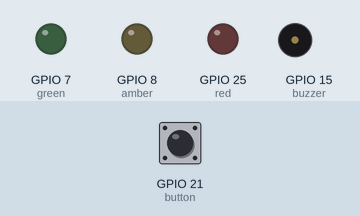
A program run on a simulated Raspberry Pi (BCM pin numbers). On the bench: output pins drawn as LEDs (lit = HIGH), buzzer (waves = sounding, pin HIGH). The test bench sets the inputs (shaded band); at power-on: GPIO 21 (button) HIGH.

Above: at 1.2 s.
1.3 s: GPIO 21 (button) pulled LOW for 0.15 s
At 1.9 s:
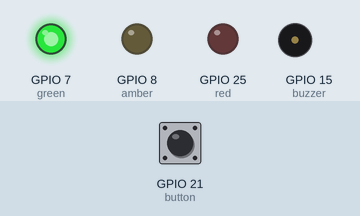
At 5.1 s:
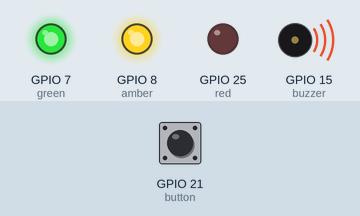
10.4 s: GPIO 21 (button) pulled LOW for 3.2 s
At 19.6 s:
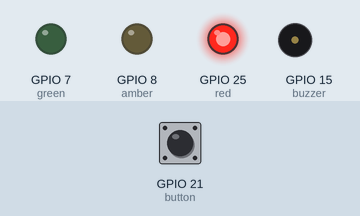
Timing chart, 0 to 24.8 s (numbered marks = the images above; inputs shaded):
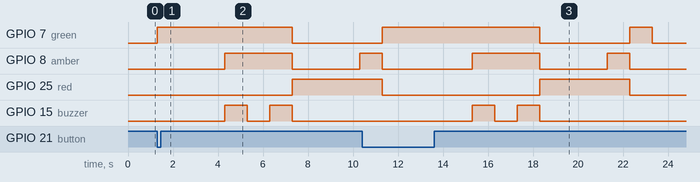

The program:

Buzzer-Light.py
```python
# LED Short leg is GROUND
from gpiozero import Button, LED, Buzzer, TrafficLights, Buzzer
from time import sleep

# gpiozero = use GPIO Number
button = Button(21)
# 25,8,7
#led = LED(7)
lights = TrafficLights(25, 8, 7)
buzzer = Buzzer(15)

while True:
    # ---------------------------------------
    # button.is_pressed returns TRUE/FALSE
    # if button.is_pressed:
    #    print("Hello")
    # else:
    #    print("Goodbye")

    # ---------------------------------------
    # nothing will happen until you press the button and release it
    # button.wait_for_press()
    # print("Pressed")
    # led.on()
    # button.wait_for_release()
    # print("Released")
    # ---------------------------------------
    # LED blink on and off until the button is pressed
    # Than it will turn off completely.
    # When the button is released, it will start blinking again.
    # led.blink()
    # button.wait_for_press()
    # led.off()
    # button.wait_for_release()
    # ---------------------------------------
    # led.blink(2, 2) - 2 seconds on, 2 seconds off
    # led.blink(0.5, 0.5) - half a second on, half a second off
    # led.blink(0.1, 0.2) - one tenth of a second on, one fifth of a second
    # ---------------------------------------
    # on/off all light in lights = TrafficLights(25,8,7)
    # button.wait_for_press()
    # lights.on()
    # button.wait_for_release()
    # lights.off()
    # ---------------------------------------
    # Lİghts on -> press button lights off and Buzzer on -> vice versa
    # lights.on()
    # buzzer.off()
    # button.wait_for_press()
    # lights.off()
    # buzzer.on()
    # button.wait_for_release()
    # ---------------------------------------
    # since TrafficLights(red, amber, and green) we can do lights.red.on() etc.
    # lights.green.on()
    # sleep(1)
    # lights.amber.on()
    # sleep(1)
    # lights.red.on()
    # sleep(1)
    # lights.off()
    # ---------------------------------------
    # Full TrafficLights with sound
    button.wait_for_press()
    lights.green.on()
    sleep(3)

    lights.amber.on()
    buzzer.beep()
    sleep(3)

    lights.green.off()
    lights.amber.off()
    lights.red.on()
    buzzer.off()
    sleep(3)

    lights.amber.on()
    lights.red.on()
    sleep(1)

    lights.green.on()
    lights.amber.off()
    lights.red.off()
    sleep(1)
    lights.off()
    # ---------------------------------------
```

Measured:
- after the input at 1.3 s, GPIO 7 (green): LOW → HIGH at once, → LOW 6.0 s later; GPIO 8 (amber): LOW → HIGH after 3.0 s, → LOW 3.0 s later, → HIGH 3.0 s later; GPIO 25 (red): LOW → HIGH after 6.0 s; GPIO 15 (buzzer): alternates HIGH for 1.0 s and LOW for 1.0 s, 4 changes in all, then stays LOW, starting after 3.0 s
- after the input at 10.4 s, GPIO 15 (buzzer): alternates HIGH for 1.0 s and LOW for 1.0 s, 4 changes in all, then stays LOW, starting after 4.9 s
